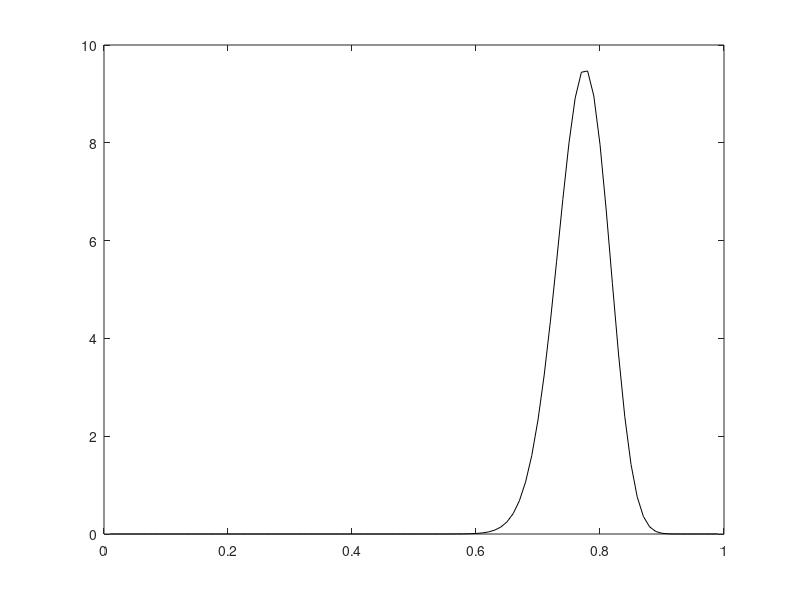

MATLAB code for this plot: (Note: this script raises an error after producing the figure.)
X = 0.01:.01:0.99;
y = betapdf(X,1,1);

p = .8;

sample = rand(100, 1) < .8;

y2 = betapdf(X, sum(sample), sum(sample==0));

figure
plot(X, y2, 'color', 'k');


figure
px = postp(sample);
plot(X, px, 'color', 'k');

function px = postp(out)
    
    %Compute the discretized posterior probability distribution (discretization
    %step = 0.01). Here we assume that the prior over value is flat:
    prop = 0.01:.01:0.99;
    logpx = sum(out.*log(prop) + (1-out) .* log(1-prop),1);

    px = exp(logpx)./(sum(exp(logpx)));

end